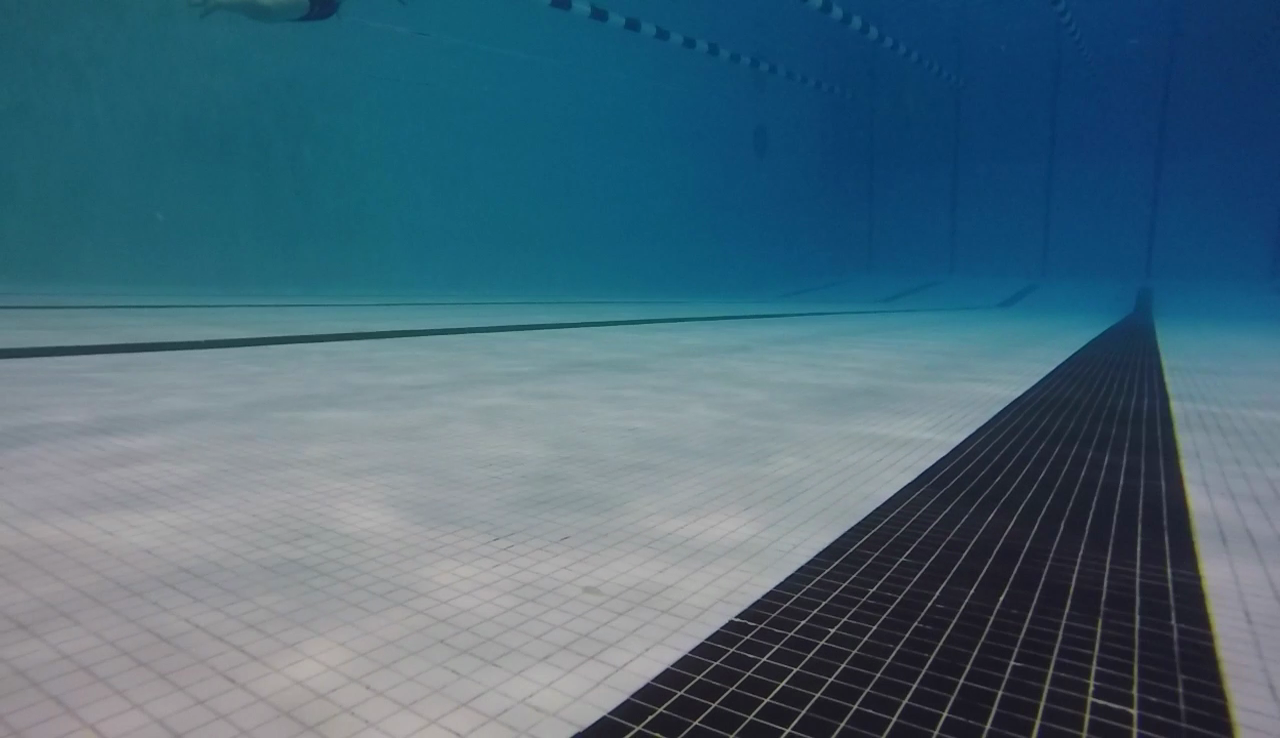
//> input picture fish/pi/visual_pose_estimation/20y14x-10p-45y.png, 1280 x 738 px
$ ./line_detection 20y14x-10p-45y.png   (built with g++ and OpenCV 4)
//> lines starting //> are read from the running program, lines starting //| are printed output that depends on the picture; after the words box and inside, x2 and y2 are one past the last pixel; in counts of white or black regions, pixels touching at a corner belong together
#include <opencv2/core/core.hpp>
#include <opencv2/highgui/highgui.hpp>
#include <opencv2/imgproc/imgproc.hpp>
#include <iostream>
#include <cmath>
#include <string>


// cv::inRange(im, cv::Scalar(97, 40, 0), cv::Scalar(125, 255, 140), ret);


void process_image(std::string directory, std::string filename) {
//> called with directory = "/Users/shomberg/Pictures/", filename = "20y14x-10p-45y.png"
	cv::Mat im, im_crop, bw, smoothed, edges;
	int thresh = 40;
	im = cv::imread(directory+filename, CV_LOAD_IMAGE_COLOR);
//> im is the input picture: 738 rows x 1280 cols, CV_8UC3; mean B, G, R 122, 105.3, 73.1
	cv::Rect roi(0,(int)(.6*im.size().height),im.size().width,(int)(.4*im.size().height));
	im_crop = im(roi);
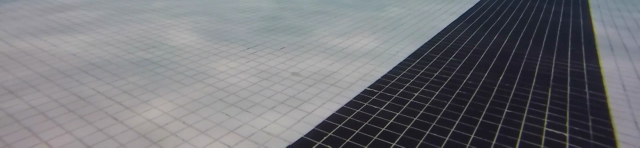
//> im_crop: 295 rows x 1280 cols, CV_8UC3 (shown at 1/2 size); mean B, G, R 120.5, 115.9, 115
	cv::cvtColor(im_crop, im_crop, CV_BGR2HSV);
//> im_crop: 295 rows x 1280 cols, CV_8UC3; mean H, S, V 104, 27.4, 121.5
	cv::inRange(im, cv::Scalar(97, 40, 0), cv::Scalar(125, 255, 140), bw);
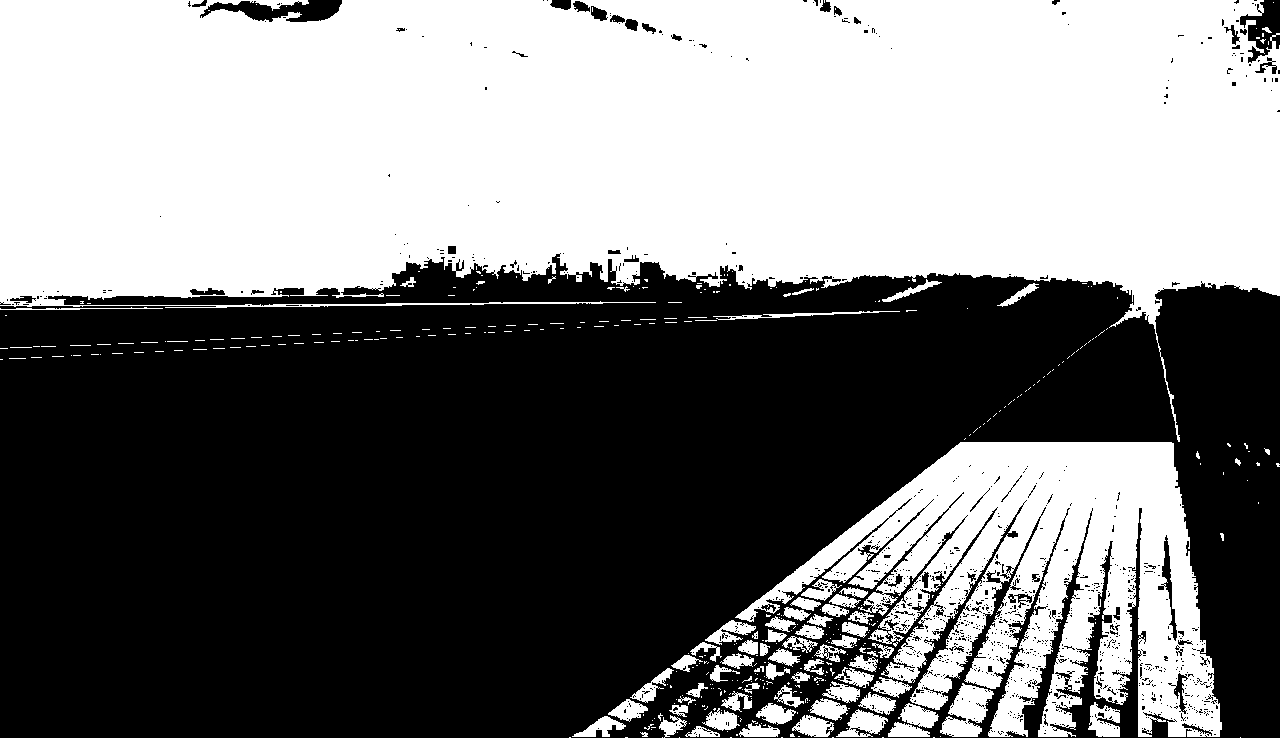
//> bw: 738 rows x 1280 cols, CV_8UC1; 47.9% white; 419 white regions (340 under 20 px), largest, box (x1, y1, x2, y2) and area: (0, 0, 1280, 442) 359769, (735, 442, 1222, 737) 72188, (940, 683, 994, 737) 1669
	cv::imwrite("/Users/shomberg/Pictures/pool_lanes_bw.png", bw);
	cv::Mat element = cv::getStructuringElement(cv::MORPH_ELLIPSE, cv::Size(10,10));
	cv::dilate(bw, smoothed, element);
//> smoothed: 738 rows x 1280 cols, CV_8UC1; 56.3% white; 64 black regions (42 under 20 px), largest, box (x1, y1, x2, y2) and area: (0, 267, 1128, 738) 359516, (1161, 290, 1280, 738) 37169, (975, 322, 1172, 438) 12894
	cv::imwrite("/Users/shomberg/Pictures/pool_lanes_smoothed.png", smoothed);
	cv::Mat extended(smoothed.size()+cv::Size(2,2), smoothed.type());
	cv::copyMakeBorder(smoothed, extended, 1, 1, 1, 1, cv::BORDER_CONSTANT, cv::Scalar(0,0,0));
//> extended: 740 rows x 1282 cols, CV_8UC1; 56.1% white; 50 black regions (38 under 20 px), largest, box (x1, y1, x2, y2) and area: (0, 0, 1282, 740) 402293, (976, 323, 1173, 439) 12894, (653, 669, 705, 715) 498
	cv::imwrite("/Users/shomberg/Pictures/pool_lanes_extended.png", extended);
	cv::Canny(im_crop, edges, thresh, thresh*3);
//> edges: 295 rows x 1280 cols, CV_8UC1; 11.2% white in thin lines or dots
	cv::imwrite("/Users/shomberg/Pictures/pool_lanes_edges.png", edges);
	cv::Canny(extended, edges, thresh, thresh*3);
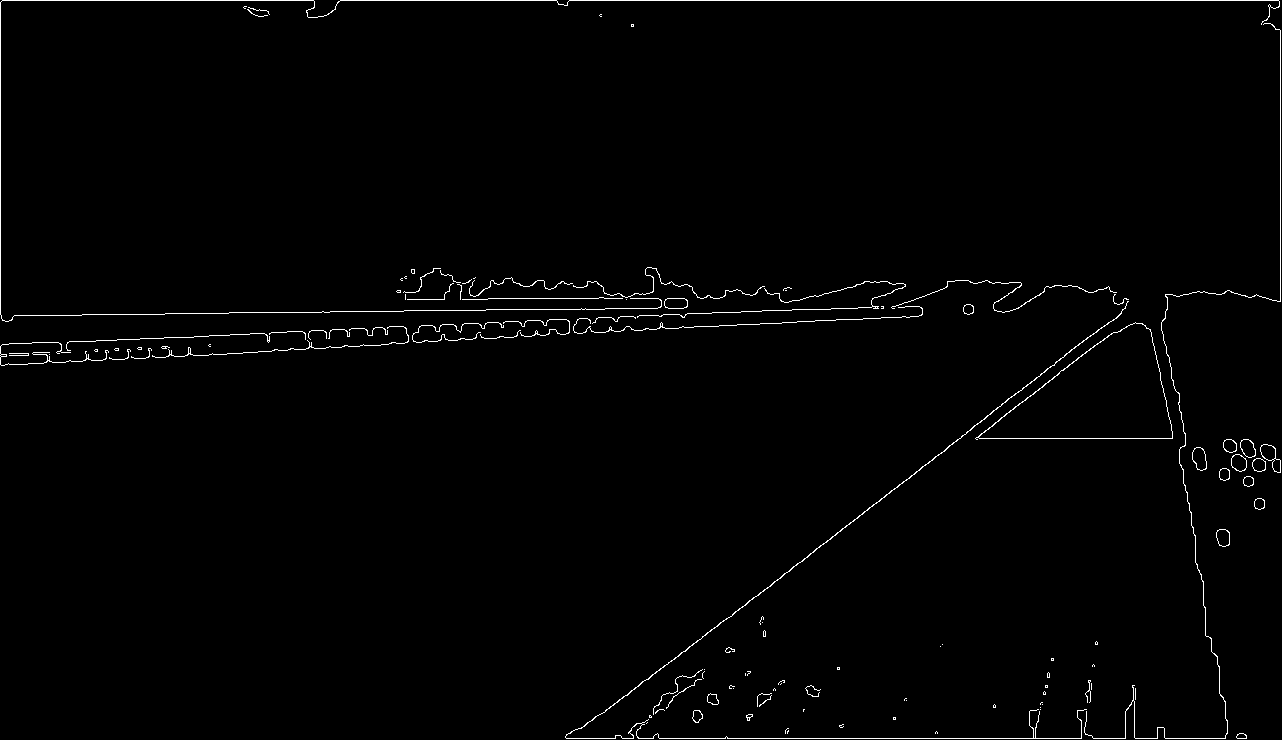
//> edges: 740 rows x 1282 cols, CV_8UC1; 1.1% white in thin lines or dots
	cv::imwrite("/Users/shomberg/Pictures/pool_lanes_bw_edges.png", edges);
	std::vector<std::vector<cv::Point> > contours;
	cv::findContours(edges, contours, CV_RETR_LIST, CV_CHAIN_APPROX_SIMPLE);
//> contours = 158 contours, 114 with area under 20; largest, box (x1, y1, x2, y2) and area: (975, 322, 1173, 440) 12803, (978, 322, 1173, 439) 12724, (565, 301, 1129, 739) 300, (1260, 444, 1281, 473) 286, (1192, 447, 1207, 471) 245
	int max_contour_idx;
	double max_area = -1;
	for (int i = 0; i < contours.size(); i++) {
		// cv::Mat contour_frame(extended.size(), extended.type(), cv::Scalar(0,0,0));
		// cv::drawContours(contour_frame, contours, i, cv::Scalar(255,255,255));
		// cv::imwrite("/Users/shomberg/Pictures/pool_lanes_max_contour_" + std::to_string(i) + ".png", contour_frame);
		double this_area = cv::contourArea(contours[i]);
		std::cout << "idx " << i << " area " << this_area << "\n";
		if (this_area > max_area) {
			max_contour_idx = i;
			max_area = this_area;
			std::cout << "new max contour: " << i << "\n";
		}
	}
//> this loop made 158 passes
//> (this_area, max_area) on passes 1, 2, 15, 16, 30, 67, 68, 78: (40, 40), (42.5, 42.5), (83, 83), (89.5, 89.5), (90.5, 90.5), (183.5, 183.5), (188.5, 188.5), (196, 196)
//> (printed output is left out)
//> after the loop, max_contour_idx = 115; max_area = 12803
	cv::Mat contour_frame(extended.size(), extended.type(), cv::Scalar(0,0,0));
	cv::drawContours(contour_frame, contours, -1, cv::Scalar(255,255,255));
	cv::imwrite("/Users/shomberg/Pictures/pool_lanes_contours.png", contour_frame);
	cv::Mat max_contour_frame(extended.size(), extended.type(), cv::Scalar(0,0,0));
	cv::drawContours(max_contour_frame, contours, max_contour_idx, cv::Scalar(255,255,255));
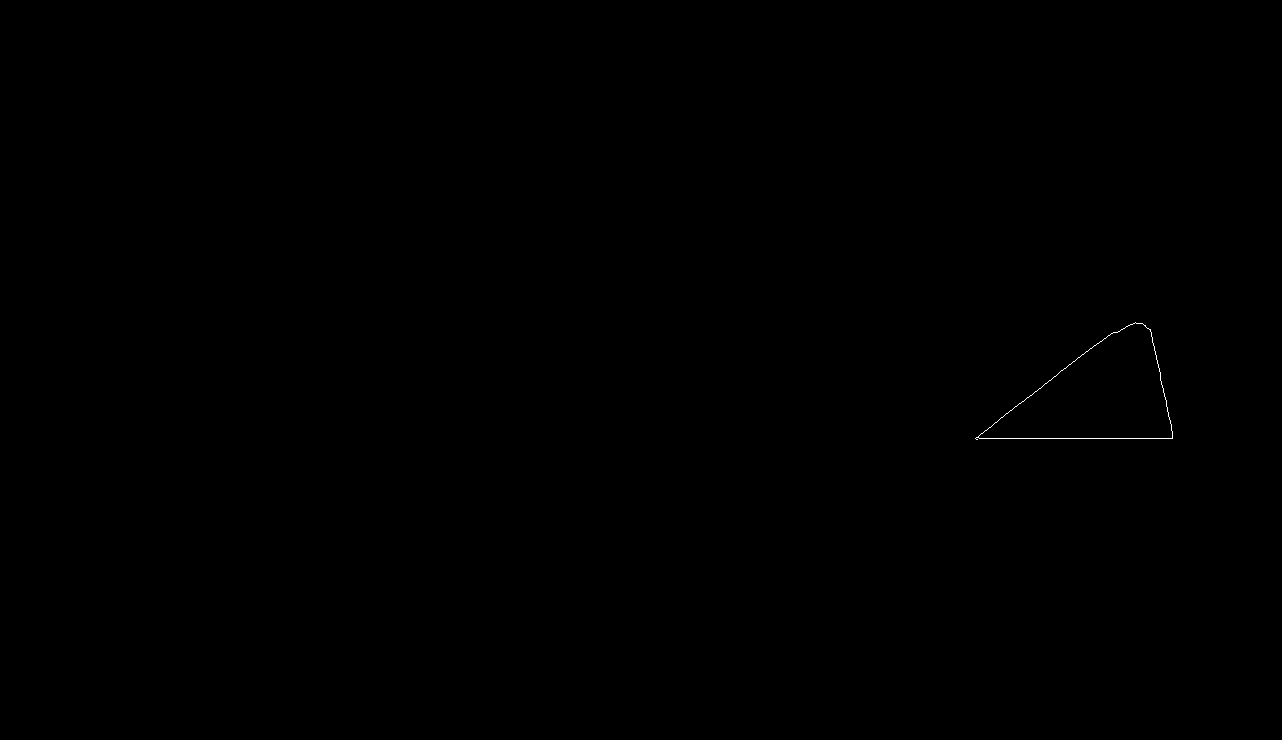
//> max_contour_frame: 740 rows x 1282 cols, CV_8UC1; 0.05% white in thin lines or dots, all inside (x1, y1, x2, y2) = (975, 322, 1173, 440)
	cv::imwrite("/Users/shomberg/Pictures/pool_lanes_max_contour.png", max_contour_frame);
	std::vector<cv::Point> polygon;
	cv::approxPolyDP(contours[max_contour_idx], polygon, 4, true);
//> polygon = 5 Points (x, y): [1150, 329], [1135, 322], [1111, 333], [975, 438], [1172, 438]
	std::vector<cv::Point> corners;
	for (int i = 0; i < polygon.size(); i++) {
		int pre_idx = (i-1+polygon.size())%polygon.size();
		int post_idx = (i+1)%polygon.size();
		double theta_pre = atan2(polygon[i].y-polygon[pre_idx].y, polygon[i].x-polygon[pre_idx].x);
		double theta_post = atan2(polygon[post_idx].y-polygon[i].y, polygon[post_idx].x-polygon[i].x);
		double diff = fmod(theta_post - theta_pre + 3*M_PI, 2*M_PI) - M_PI;
		std::cout << polygon[i].x << ", " << polygon[i].y << "\n";
		std::cout << theta_post << " - " << theta_pre << " = " << diff << "\n";
		if (std::abs(diff) > M_PI/6) {
			corners.push_back(polygon[i]);
		}
	}
//> this loop made 5 passes
//> (pre_idx, post_idx, theta_pre, theta_post, diff) on passes 1 to 5: (4, 1, -1.77, -2.7, -0.935), (0, 2, -2.7, 2.71, -0.866), (1, 3, 2.71, 2.48, -0.228), (2, 4, 2.48, 0, -2.48), (3, 0, 0, -1.77, -1.77)
//> (printed output is left out)
	cv::Mat polygon_frame(extended.size(), extended.type(), cv::Scalar(0,0,0));
	cv::polylines(polygon_frame, polygon, true, cv::Scalar(255,255,255));
//> polygon_frame: 740 rows x 1282 cols, CV_8UC1; 0.05% white in thin lines or dots, all inside (x1, y1, x2, y2) = (975, 322, 1173, 439)
	cv::imwrite("/Users/shomberg/Pictures/pool_lanes_polygon.png", polygon_frame);
	cv::Mat corners_frame(extended.size(), extended.type(), cv::Scalar(0,0,0));
	cv::polylines(corners_frame, corners, true, cv::Scalar(255,255,255));
	cv::imwrite("/Users/shomberg/Pictures/pool_lanes_corners.png", corners_frame);

	int long1_idx = -1, long2_idx = -1;
	double long1_length = -1, long2_length = -1;

	for (int i = 0; i < corners.size(); i++) {
		int next_idx = (i+1)%corners.size();
		cv::Point diff = corners[next_idx] - corners[i];
		double len = diff.ddot(diff);
		if (len > long1_length) {
			long2_idx = long1_idx;
			long2_length = long1_length;
			long1_idx = i;
			long1_length = len;
		} else if (len > long2_length) {
			long2_idx = i;
			long2_length = len;
		}
	}
//> this loop made 4 passes
//> (next_idx, diff, len, long2_length, long1_length) on pass 2: (2, Point(-160, 116), 39056, 274, 39056)
//> after the loop, long2_idx = 2; long2_length = 38809; long1_idx = 1; long1_length = 39056

	int long1_idx_n = (long1_idx+1)%corners.size(), long2_idx_n = (long2_idx+1)%corners.size();
//> long1_idx_n = 2; long2_idx_n = 3
	int top1, top2, bot1, bot2;
	if (corners[long1_idx].y < corners[long1_idx_n].y) {
		top1 = long1_idx;
//> top1 = 1
		bot1 = long1_idx_n;
//> bot1 = 2
	} else {
		top1 = long1_idx_n;
		bot1 = long1_idx;
	}
	if (corners[long2_idx].y < corners[long2_idx_n].y) {
		top2 = long2_idx;
		bot2 = long2_idx_n;
	} else {
		top2 = long2_idx_n;
//> top2 = 3
		bot2 = long2_idx;
//> bot2 = 2
	}
	int top_l, top_r, bot_l, bot_r;
	if (corners[top1].x < corners[top2].x) {
		top_l = top1;
//> top_l = 1
		top_r = top2;
//> top_r = 3
		bot_l = bot1;
//> bot_l = 2
		bot_r = bot2;
//> bot_r = 2
	} else {
		top_l = top2;
		top_r = top1;
		bot_l = bot2;
		bot_r = bot1;
	}

	std::cout << "top left bot left top right bot right: " << top_l << " " << bot_l << " " << top_r << " " << bot_r << "\n";
//| top left bot left top right bot right: 1 2 3 2
}


int main(int argc, char *argv[]) {
	std::string file(argv[1]);
	process_image("/Users/shomberg/Pictures/", file);
}

$ run again, on fish/pi/visual_pose_estimation/40y0x-10p0y.png
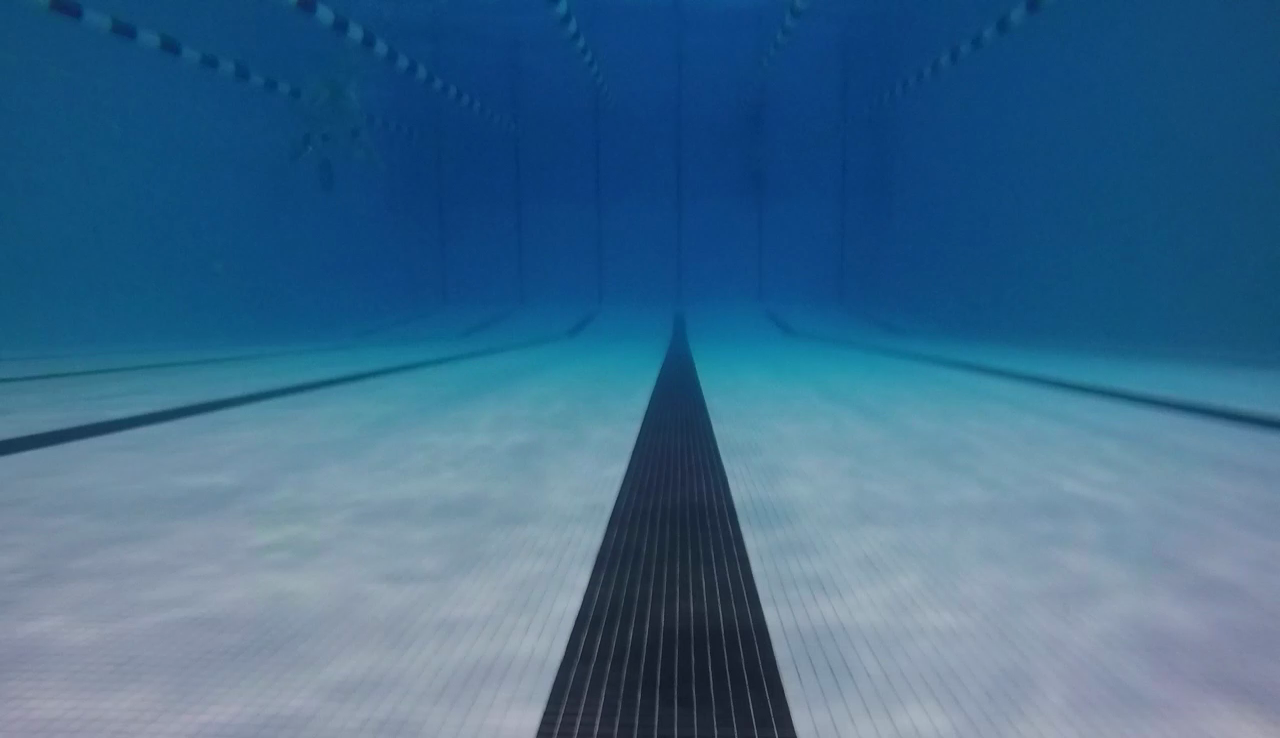
//> input picture fish/pi/visual_pose_estimation/40y0x-10p0y.png, 1280 x 738 px
//> in process_image, im is the input picture: 738 rows x 1280 cols, CV_8UC3; mean B, G, R 141.2, 106.8, 62.5
//> in process_image, `cv::inRange(im, cv::Scalar(97, 40, 0), cv::Scalar(125, 255, 140), bw);`:
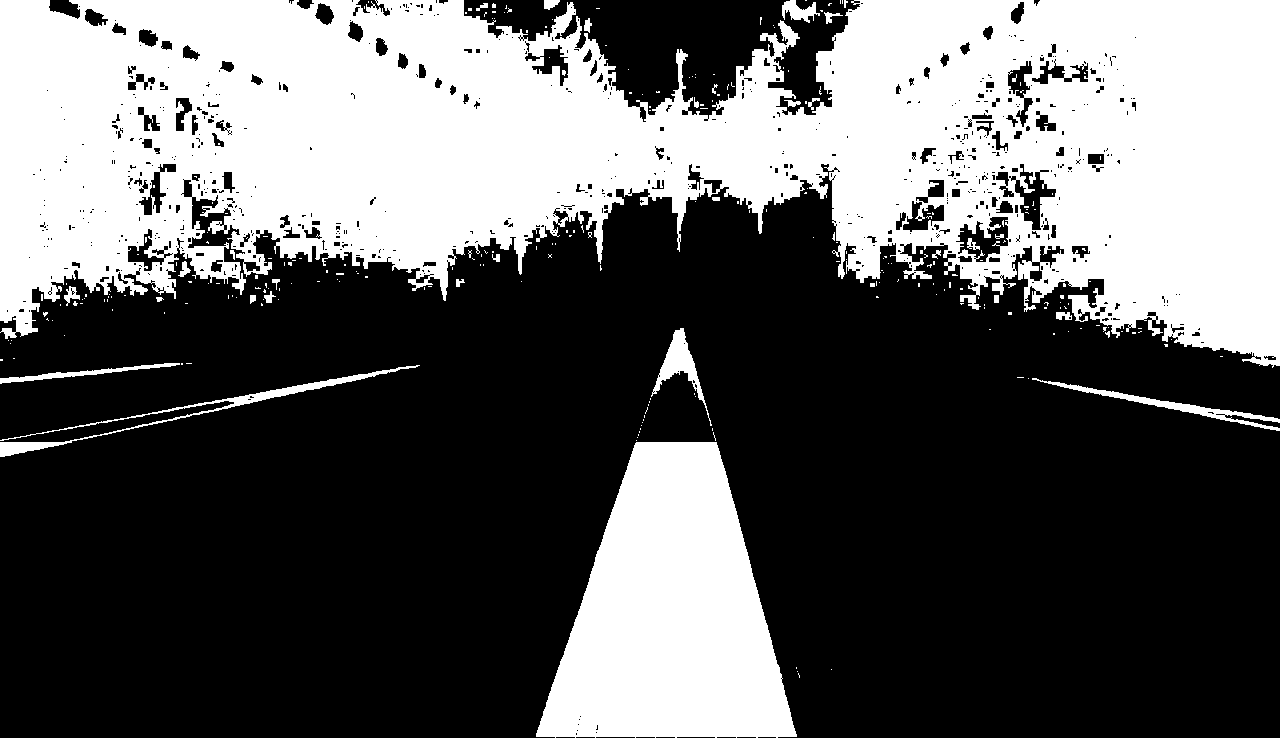
//> bw: 738 rows x 1280 cols, CV_8UC1; 37.8% white; 275 white regions (241 under 20 px), largest, box (x1, y1, x2, y2) and area: (0, 0, 1280, 368) 297454, (536, 442, 797, 738) 50752, (0, 365, 420, 457) 2459
//> smoothed: 738 rows x 1280 cols, CV_8UC1; 45.2% white; 19 white regions, largest, box (x1, y1, x2, y2) and area: (0, 0, 1280, 373) 352255, (532, 324, 802, 738) 57984, (0, 361, 425, 462) 8266
//> extended: 740 rows x 1282 cols, CV_8UC1; 45% white; 19 white regions, largest, box (x1, y1, x2, y2) and area: (1, 1, 1281, 374) 352255, (533, 325, 803, 739) 57984, (1, 362, 426, 463) 8266
//> contours = 153 contours, 109 with area under 20; largest, box (x1, y1, x2, y2) and area: (532, 324, 803, 739) 60332, (532, 324, 803, 739) 60323, (0, 361, 426, 463) 8388, (0, 361, 426, 463) 8384, (1013, 373, 1281, 437) 4342
//> the loop in process_image, `for (int i = 0; i < contours.size(); i++)` made 153 passes
//> (this_area, max_area) on passes 1, 2, 3, 4, 21, 22, 23, 24: (80, 80), (84, 84), (192, 192), (196, 196), (4341, 4341), (4342.5, 4342.5), (8384, 8384), (8388, 8388)
//> (printed output is left out)
//> after the loop in process_image, `for (int i = 0; i < contours.size(); i++)`: max_contour_idx = 38; max_area = 60332.5
//> max_contour_frame: 740 rows x 1282 cols, CV_8UC1; 0.12% white in thin lines or dots, all inside (x1, y1, x2, y2) = (532, 324, 803, 739)
//> polygon = 5 Points (x, y): [686, 324], [672, 327], [533, 738], [802, 738], [733, 476]
//> the loop in process_image, `for (int i = 0; i < polygon.size(); i++)` made 5 passes
//> (pre_idx, post_idx, theta_pre, theta_post, diff) on passes 1 to 5: (4, 1, -1.87, 2.93, -1.48), (0, 2, 2.93, 1.9, -1.03), (1, 3, 1.9, 0, -1.9), (2, 4, 0, -1.83, -1.83), (3, 0, -1.83, -1.87, -0.0424)
//> (printed output is left out)
//> polygon_frame: 740 rows x 1282 cols, CV_8UC1; 0.12% white in thin lines or dots, all inside (x1, y1, x2, y2) = (533, 324, 803, 739)
//> in process_image, `cv::polylines(corners_frame, corners, true, cv::Scalar(255,255,255));`:
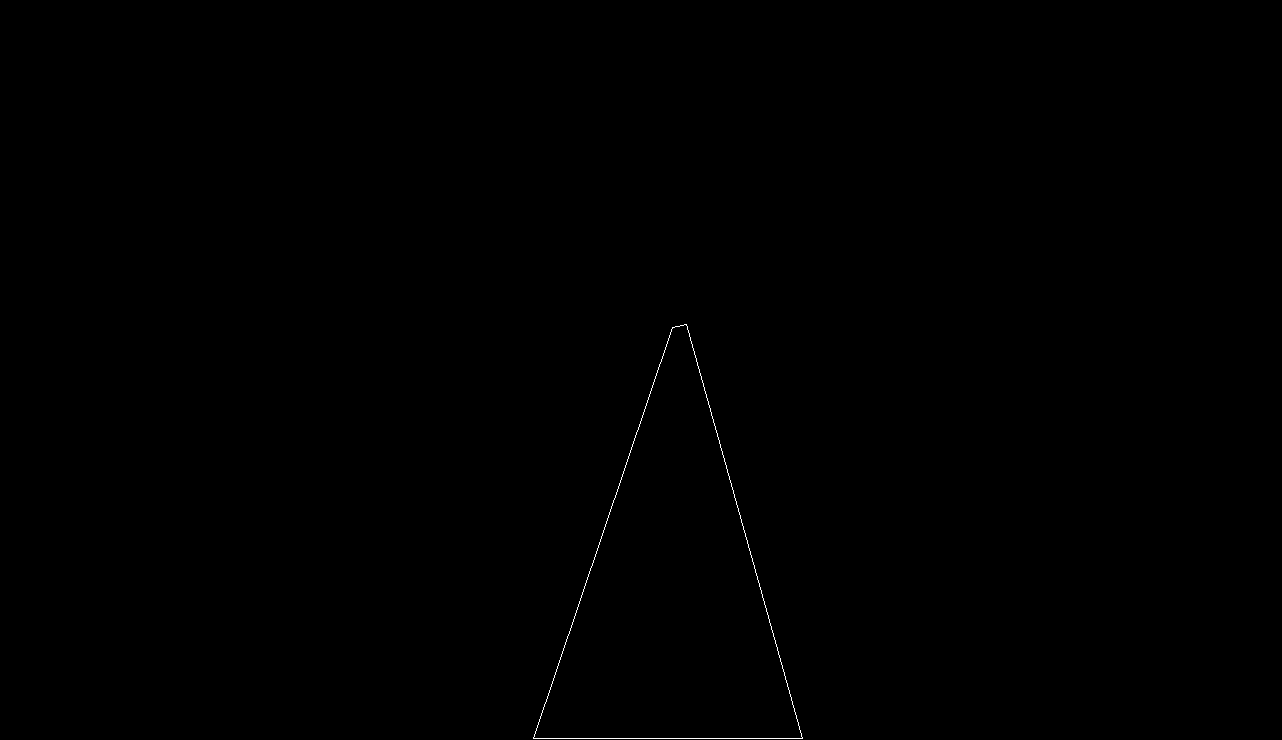
//> corners_frame: 740 rows x 1282 cols, CV_8UC1; 0.12% white in thin lines or dots, all inside (x1, y1, x2, y2) = (533, 324, 803, 739)
//> the loop in process_image, `for (int i = 0; i < corners.size(); i++)` made 4 passes
//> (next_idx, diff, len, long2_length, long1_length) on pass 2: (2, Point(-139, 411), 188242, 205, 188242)
//> after the loop in process_image, `for (int i = 0; i < corners.size(); i++)`: long2_idx = 3; long2_length = 184852; long1_idx = 1; long1_length = 188242
//> long1_idx_n = 2; long2_idx_n = 0
//> top1 = 1
//> bot1 = 2
//> top2 = 0
//> bot2 = 3
//> top_l = 1
//> top_r = 0
//> bot_l = 2
//> bot_r = 3
//| top left bot left top right bot right: 1 2 0 3
